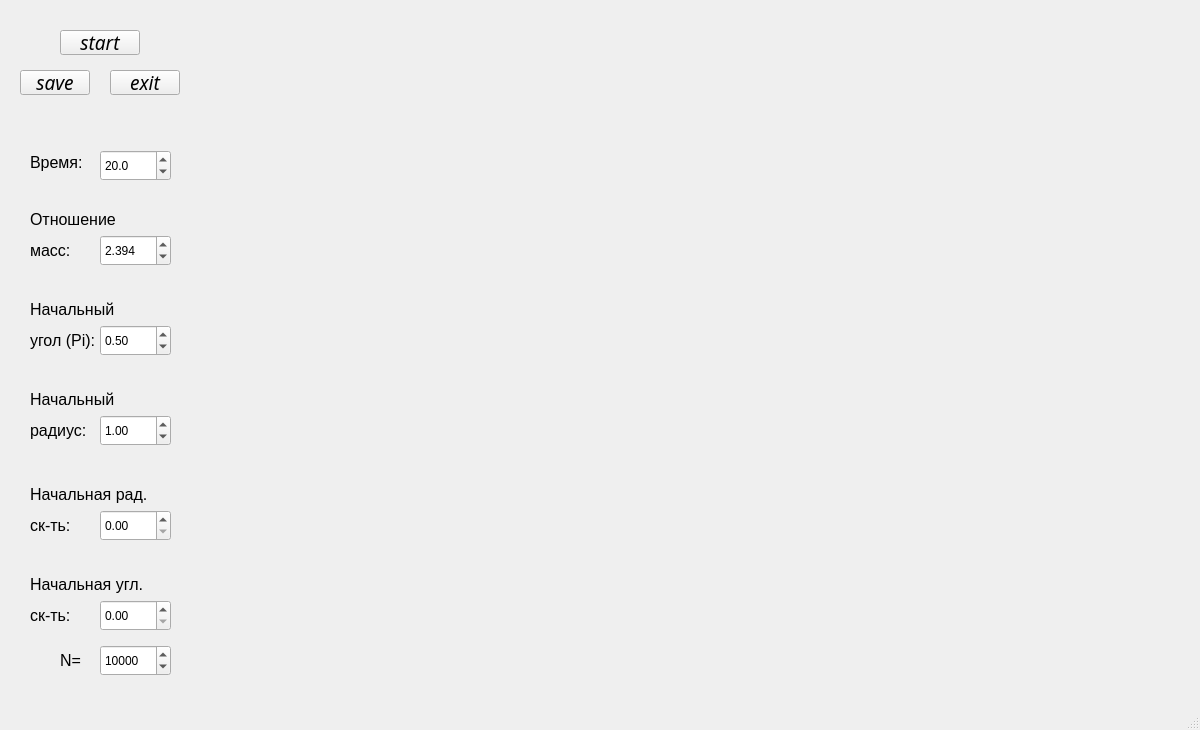
<?xml version="1.0" encoding="UTF-8"?>
<ui version="4.0">
 <class>MainWindow</class>
 <widget class="QMainWindow" name="MainWindow">
  <property name="geometry">
   <rect>
    <x>0</x>
    <y>0</y>
    <width>1200</width>
    <height>730</height>
   </rect>
  </property>
  <property name="windowTitle">
   <string>MainWindow</string>
  </property>
  <widget class="QWidget" name="centralwidget">
   <widget class="QPushButton" name="startButton">
    <property name="geometry">
     <rect>
      <x>60</x>
      <y>30</y>
      <width>80</width>
      <height>25</height>
     </rect>
    </property>
    <property name="font">
     <font>
      <family>Ubuntu Mono</family>
      <pointsize>14</pointsize>
      <weight>50</weight>
      <italic>true</italic>
      <bold>false</bold>
     </font>
    </property>
    <property name="text">
     <string>start</string>
    </property>
   </widget>
   <widget class="QCustomPlot" name="graph_trajectory" native="true">
    <property name="geometry">
     <rect>
      <x>200</x>
      <y>0</y>
      <width>500</width>
      <height>340</height>
     </rect>
    </property>
   </widget>
   <widget class="QCustomPlot" name="graph_energy" native="true">
    <property name="geometry">
     <rect>
      <x>700</x>
      <y>0</y>
      <width>500</width>
      <height>340</height>
     </rect>
    </property>
   </widget>
   <widget class="QCustomPlot" name="graph_pp_vr" native="true">
    <property name="geometry">
     <rect>
      <x>200</x>
      <y>340</y>
      <width>500</width>
      <height>350</height>
     </rect>
    </property>
   </widget>
   <widget class="QCustomPlot" name="graph_pp_vth" native="true">
    <property name="geometry">
     <rect>
      <x>700</x>
      <y>340</y>
      <width>500</width>
      <height>350</height>
     </rect>
    </property>
   </widget>
   <widget class="QLabel" name="label">
    <property name="geometry">
     <rect>
      <x>30</x>
      <y>150</y>
      <width>61</width>
      <height>25</height>
     </rect>
    </property>
    <property name="font">
     <font>
      <pointsize>12</pointsize>
     </font>
    </property>
    <property name="text">
     <string>Время:</string>
    </property>
   </widget>
   <widget class="QDoubleSpinBox" name="value_t">
    <property name="geometry">
     <rect>
      <x>100</x>
      <y>150</y>
      <width>71</width>
      <height>31</height>
     </rect>
    </property>
    <property name="decimals">
     <number>1</number>
    </property>
    <property name="maximum">
     <double>120.000000000000000</double>
    </property>
    <property name="value">
     <double>20.000000000000000</double>
    </property>
   </widget>
   <widget class="QLabel" name="label_2">
    <property name="geometry">
     <rect>
      <x>30</x>
      <y>200</y>
      <width>141</width>
      <height>71</height>
     </rect>
    </property>
    <property name="font">
     <font>
      <pointsize>12</pointsize>
     </font>
    </property>
    <property name="text">
     <string>&lt;html&gt;&lt;head/&gt;&lt;body&gt;&lt;p&gt;Отношение &lt;/p&gt;&lt;p&gt;масс:&lt;/p&gt;&lt;/body&gt;&lt;/html&gt;</string>
    </property>
   </widget>
   <widget class="QDoubleSpinBox" name="value_mu">
    <property name="geometry">
     <rect>
      <x>100</x>
      <y>235</y>
      <width>71</width>
      <height>31</height>
     </rect>
    </property>
    <property name="decimals">
     <number>3</number>
    </property>
    <property name="singleStep">
     <double>0.001000000000000</double>
    </property>
    <property name="value">
     <double>2.394000000000000</double>
    </property>
   </widget>
   <widget class="QDoubleSpinBox" name="value_th">
    <property name="geometry">
     <rect>
      <x>100</x>
      <y>325</y>
      <width>71</width>
      <height>31</height>
     </rect>
    </property>
    <property name="maximum">
     <double>1.000000000000000</double>
    </property>
    <property name="singleStep">
     <double>0.050000000000000</double>
    </property>
    <property name="value">
     <double>0.500000000000000</double>
    </property>
   </widget>
   <widget class="QLabel" name="label_3">
    <property name="geometry">
     <rect>
      <x>30</x>
      <y>290</y>
      <width>141</width>
      <height>71</height>
     </rect>
    </property>
    <property name="font">
     <font>
      <pointsize>12</pointsize>
     </font>
    </property>
    <property name="text">
     <string>&lt;html&gt;&lt;head/&gt;&lt;body&gt;&lt;p&gt;Начальный &lt;/p&gt;&lt;p&gt;угол (Pi):&lt;/p&gt;&lt;/body&gt;&lt;/html&gt;</string>
    </property>
   </widget>
   <widget class="QLabel" name="label_4">
    <property name="geometry">
     <rect>
      <x>30</x>
      <y>380</y>
      <width>141</width>
      <height>71</height>
     </rect>
    </property>
    <property name="font">
     <font>
      <pointsize>12</pointsize>
     </font>
    </property>
    <property name="text">
     <string>&lt;html&gt;&lt;head/&gt;&lt;body&gt;&lt;p&gt;Начальный &lt;/p&gt;&lt;p&gt;радиус:&lt;/p&gt;&lt;/body&gt;&lt;/html&gt;</string>
    </property>
   </widget>
   <widget class="QDoubleSpinBox" name="value_r">
    <property name="geometry">
     <rect>
      <x>100</x>
      <y>415</y>
      <width>71</width>
      <height>31</height>
     </rect>
    </property>
    <property name="decimals">
     <number>2</number>
    </property>
    <property name="value">
     <double>1.000000000000000</double>
    </property>
   </widget>
   <widget class="QDoubleSpinBox" name="value_vr">
    <property name="geometry">
     <rect>
      <x>100</x>
      <y>510</y>
      <width>71</width>
      <height>31</height>
     </rect>
    </property>
   </widget>
   <widget class="QLabel" name="label_5">
    <property name="geometry">
     <rect>
      <x>30</x>
      <y>470</y>
      <width>181</width>
      <height>81</height>
     </rect>
    </property>
    <property name="font">
     <font>
      <pointsize>12</pointsize>
     </font>
    </property>
    <property name="text">
     <string>&lt;html&gt;&lt;head/&gt;&lt;body&gt;&lt;p&gt;Начальная рад.&lt;/p&gt;&lt;p&gt;ск-ть:&lt;/p&gt;&lt;/body&gt;&lt;/html&gt;</string>
    </property>
   </widget>
   <widget class="QLabel" name="label_6">
    <property name="geometry">
     <rect>
      <x>30</x>
      <y>560</y>
      <width>181</width>
      <height>81</height>
     </rect>
    </property>
    <property name="font">
     <font>
      <pointsize>12</pointsize>
     </font>
    </property>
    <property name="text">
     <string>&lt;html&gt;&lt;head/&gt;&lt;body&gt;&lt;p&gt;Начальная угл.&lt;/p&gt;&lt;p&gt;ск-ть:&lt;/p&gt;&lt;/body&gt;&lt;/html&gt;</string>
    </property>
   </widget>
   <widget class="QDoubleSpinBox" name="value_vth">
    <property name="geometry">
     <rect>
      <x>100</x>
      <y>600</y>
      <width>71</width>
      <height>31</height>
     </rect>
    </property>
   </widget>
   <widget class="QLabel" name="label_7">
    <property name="geometry">
     <rect>
      <x>60</x>
      <y>620</y>
      <width>181</width>
      <height>81</height>
     </rect>
    </property>
    <property name="font">
     <font>
      <pointsize>12</pointsize>
     </font>
    </property>
    <property name="text">
     <string>&lt;html&gt;&lt;head/&gt;&lt;body&gt;&lt;p&gt;N=&lt;/p&gt;&lt;/body&gt;&lt;/html&gt;</string>
    </property>
   </widget>
   <widget class="QDoubleSpinBox" name="value_N">
    <property name="geometry">
     <rect>
      <x>100</x>
      <y>645</y>
      <width>71</width>
      <height>31</height>
     </rect>
    </property>
    <property name="decimals">
     <number>0</number>
    </property>
    <property name="maximum">
     <double>1000000.000000000000000</double>
    </property>
    <property name="value">
     <double>10000.000000000000000</double>
    </property>
   </widget>
   <widget class="QPushButton" name="saveButton">
    <property name="geometry">
     <rect>
      <x>20</x>
      <y>70</y>
      <width>70</width>
      <height>25</height>
     </rect>
    </property>
    <property name="font">
     <font>
      <family>Ubuntu Mono</family>
      <pointsize>14</pointsize>
      <weight>50</weight>
      <italic>true</italic>
      <bold>false</bold>
     </font>
    </property>
    <property name="text">
     <string>save</string>
    </property>
   </widget>
   <widget class="QPushButton" name="exitButton">
    <property name="geometry">
     <rect>
      <x>110</x>
      <y>70</y>
      <width>70</width>
      <height>25</height>
     </rect>
    </property>
    <property name="font">
     <font>
      <family>Ubuntu Mono</family>
      <pointsize>14</pointsize>
      <weight>50</weight>
      <italic>true</italic>
      <bold>false</bold>
     </font>
    </property>
    <property name="text">
     <string>exit</string>
    </property>
   </widget>
   <zorder>label_5</zorder>
   <zorder>label_3</zorder>
   <zorder>startButton</zorder>
   <zorder>graph_trajectory</zorder>
   <zorder>graph_energy</zorder>
   <zorder>graph_pp_vr</zorder>
   <zorder>graph_pp_vth</zorder>
   <zorder>label</zorder>
   <zorder>value_t</zorder>
   <zorder>label_2</zorder>
   <zorder>value_mu</zorder>
   <zorder>value_th</zorder>
   <zorder>label_4</zorder>
   <zorder>value_r</zorder>
   <zorder>value_vr</zorder>
   <zorder>label_6</zorder>
   <zorder>value_vth</zorder>
   <zorder>label_7</zorder>
   <zorder>value_N</zorder>
   <zorder>saveButton</zorder>
   <zorder>exitButton</zorder>
  </widget>
  <widget class="QMenuBar" name="menubar">
   <property name="geometry">
    <rect>
     <x>0</x>
     <y>0</y>
     <width>1200</width>
     <height>22</height>
    </rect>
   </property>
  </widget>
  <widget class="QStatusBar" name="statusbar"/>
 </widget>
 <customwidgets>
  <customwidget>
   <class>QCustomPlot</class>
   <extends>QWidget</extends>
   <header location="global">qcustomplot.h</header>
   <container>1</container>
  </customwidget>
 </customwidgets>
 <resources/>
 <connections>
  <connection>
   <sender>exitButton</sender>
   <signal>clicked()</signal>
   <receiver>MainWindow</receiver>
   <slot>close()</slot>
   <hints>
    <hint type="sourcelabel">
     <x>131</x>
     <y>104</y>
    </hint>
    <hint type="destinationlabel">
     <x>87</x>
     <y>141</y>
    </hint>
   </hints>
  </connection>
 </connections>
</ui>
